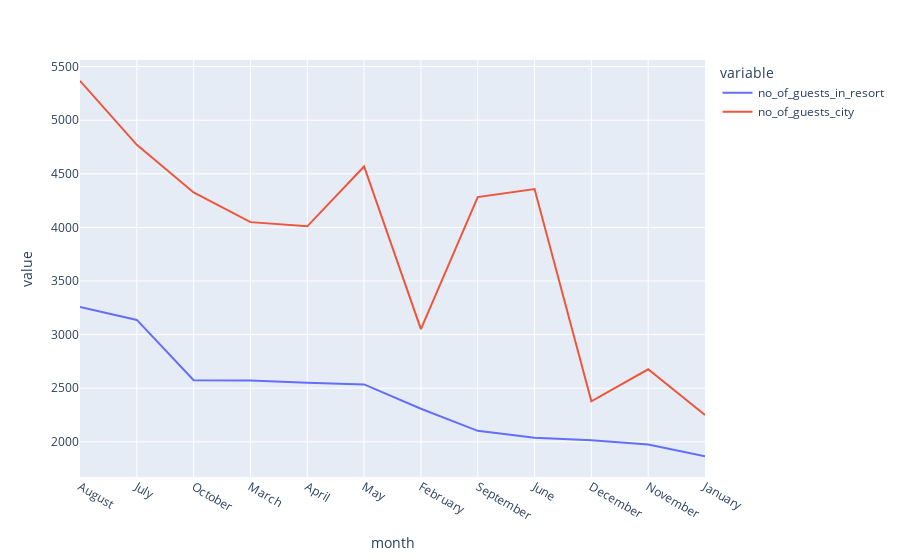

The notebook cell saved with this chart:
### Code cell
px.line(data_frame = final_rush, x = 'month', y = ['no_of_guests_in_resort', 'no_of_guests_city'])

### Figure 1 — Plotly figure (JSON) as saved in the notebook; plotly's stock layout.template omitted (floating-point values rounded to 4 significant figures)
{"data": [{"hovertemplate": "variable=no_of_guests_in_resort<br>month=%{x}<br>value=%{y}<extra></extra>", "legendgroup": "no_of_guests_in_resort", "line": {"color": "#636efa", "dash": "solid"}, "marker": {"symbol": "circle"}, "mode": "lines", "name": "no_of_guests_in_resort", "orientation": "v", "showlegend": true, "type": "scatter", "x": ["August", "July", "October", "March", "April", "May", "February", "September", "June", "December", "November", "January"], "xaxis": "x", "y": [3257, 3137, 2575, 2571, 2550, 2535, 2308, 2102, 2037, 2014, 1975, 1866], "yaxis": "y"}, {"hovertemplate": "variable=no_of_guests_city<br>month=%{x}<br>value=%{y}<extra></extra>", "legendgroup": "no_of_guests_city", "line": {"color": "#EF553B", "dash": "solid"}, "marker": {"symbol": "circle"}, "mode": "lines", "name": "no_of_guests_city", "orientation": "v", "showlegend": true, "type": "scatter", "x": ["August", "July", "October", "March", "April", "May", "February", "September", "June", "December", "November", "January"], "xaxis": "x", "y": [5367, 4770, 4326, 4049, 4010, 4568, 3051, 4283, 4358, 2377, 2676, 2249], "yaxis": "y"}], "layout": {"legend": {"title": {"text": "variable"}, "tracegroupgap": 0}, "margin": {"t": 60}, "xaxis": {"anchor": "y", "domain": [0, 1], "title": {"text": "month"}}, "yaxis": {"anchor": "x", "domain": [0, 1], "title": {"text": "value"}}}}
